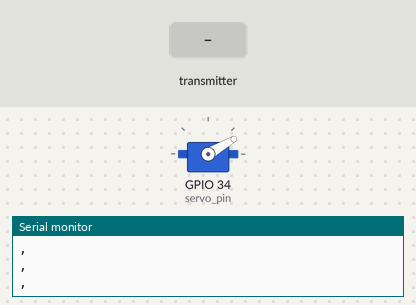
A program run on a simulated ESP32. Shown: servo, the last lines printed to the serial monitor. The inputs (shaded band) are chosen by the test bench.

Above: at 1.2 s.
1.3 s: the transmitter starts sending a = 1024
At 5.9 s:
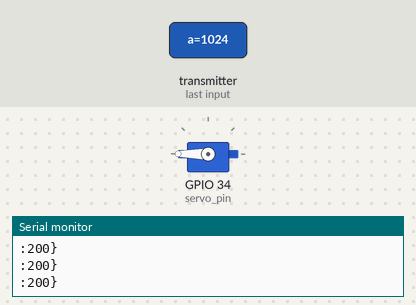
9.0 s: the transmitter starts sending a = 0
At 10.4 s:
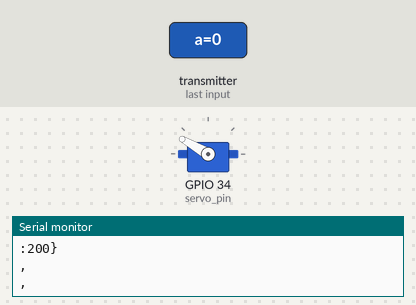
At 14.4 s:
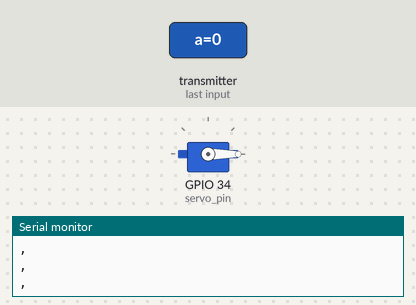
Timing chart, 0 to 15.9 s (numbered marks = the images above; inputs shaded):
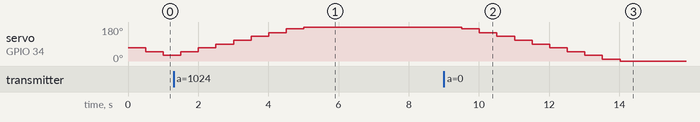

Measured:
- after the input at 9.0 s, servo on GPIO 34 (servo_pin): moves from 180° to 0° over 4.5 s, starting after 0.51 s

The program:

main.cpp
```cpp
#include <esp_now.h>
#include <WiFi.h>
#include <ESP32Servo.h>

// REPLACE WITH YOUR RECEIVER MAC Address
uint8_t broadcastAddress[] = {0xA0, 0xB7, 0x65, 0x25, 0xFB, 0x7C};
int servo_pin = 34;
Servo servo;
int x;
int y;
int position = 90;

// Structure example to send data
// Must match the receiver structure
typedef struct struct_message
{
  int a;
  int b;
} struct_message;

// Create a struct_message called myData
struct_message myData;

esp_now_peer_info_t peerInfo;

// callback when data is sent
void OnDataSent(const uint8_t mac_addr, esp_now_send_status_t status)
{
  Serial.print("\r\nLast Packet Send Status:\t");
  Serial.println(status == ESP_NOW_SEND_SUCCESS ? "Delivery Success" : "Delivery Fail");
}

void OnDataRecv(const uint8_t mac, const uint8_t *incomingData, int len)
{
  memcpy(&myData, incomingData, sizeof(myData));
  x = myData.a;
  y = myData.b;
}

void setup()
{
  // Initialize Serial Monitor
  Serial.begin(115200);

  // Set device as a Wi-Fi Station
  WiFi.mode(WIFI_STA);

  // Init ESP-NOW
  if (esp_now_init() != ESP_OK)
  {
    Serial.println("Error initializing ESP-NOW");
    return;
  }

  servo.attach(servo_pin);
  servo.write(position);

  // Once ESPNow is successfully Init, we will register for recv CB to
  // get recv packer info
  esp_now_register_recv_cb(OnDataRecv);
}

void loop()
{
  Serial.println(x + ", " + y);
  if (x < 300)
  {
    if (position >= 10)
    {
      position = position - 20;
      servo.write(position);
      delay(1);
    }
  }

  if (x > 700)
  {
    if (position <= 180)
    {
      position = position + 20;
      servo.write(position);
      delay(1);
    }
  }
  delay(500);
}
```
